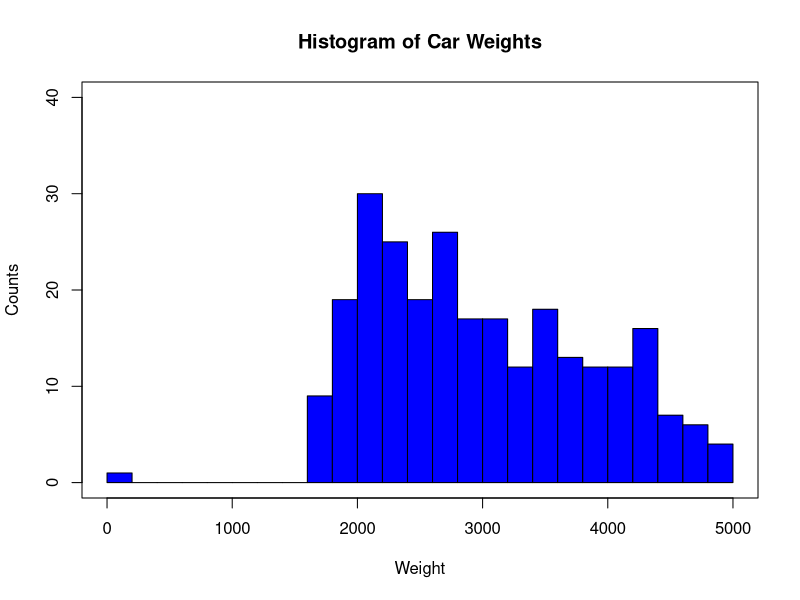
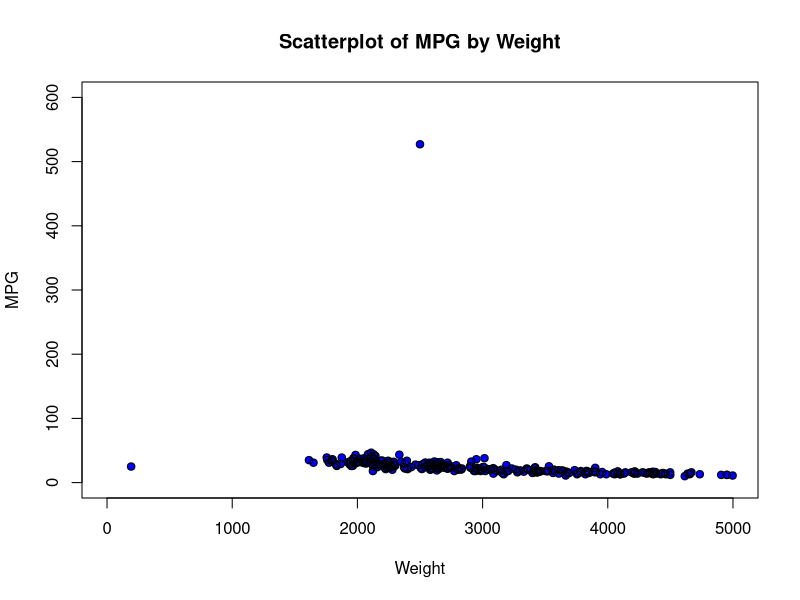
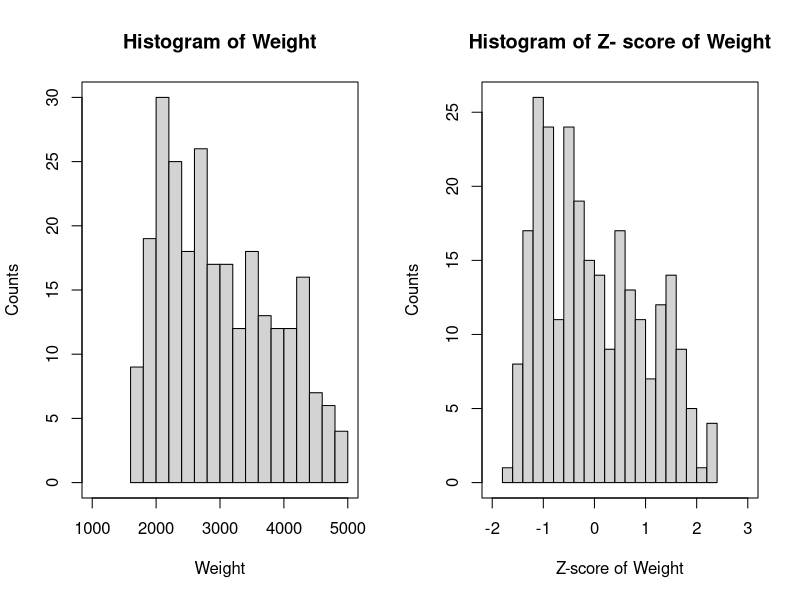
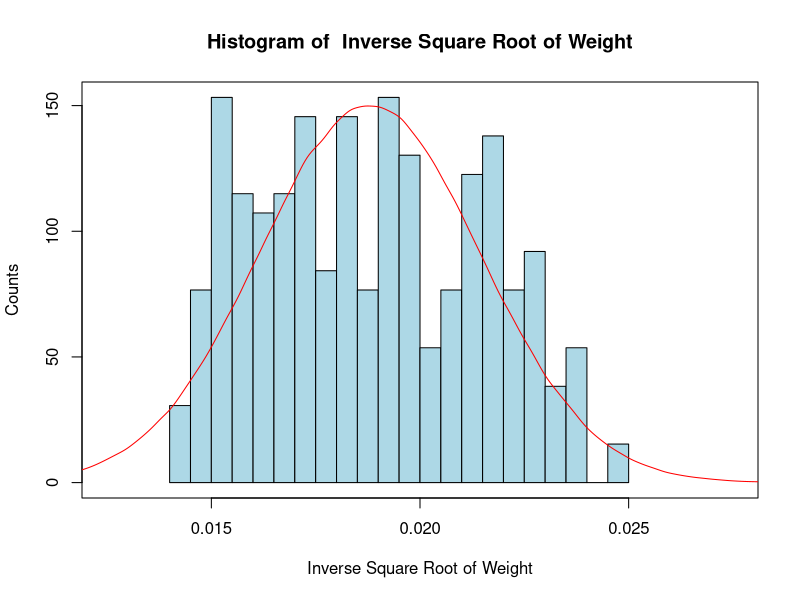
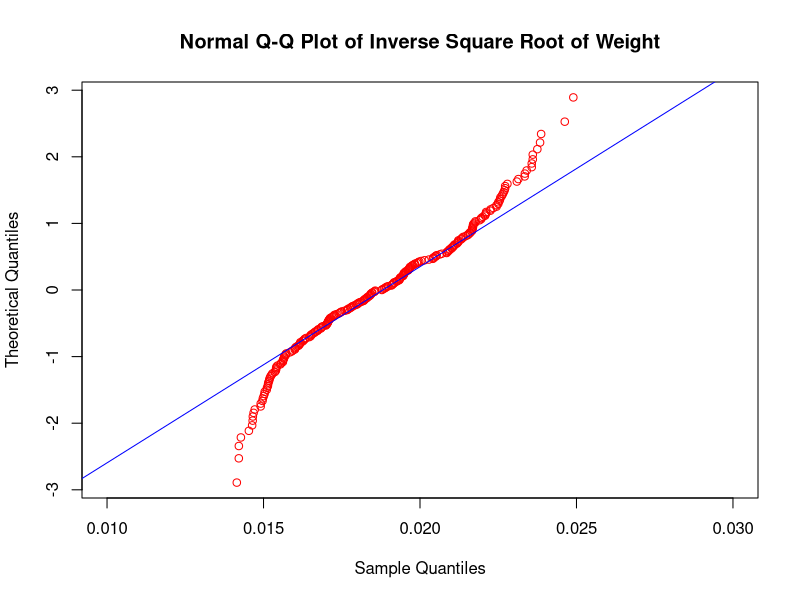

R code for these plots, in order:
          #####################
          ##    Chapter 1    ##
          #####################

# GETTING STARTED WITH R

# Comments, indents, and semicolons
  # Anything prefaced by a pound sign (#) is a comment.
  # Comments are not executed by R. Instead, they explain what the code is doing.
  # Indented code (that is not a comment) will run in R as if it was on one line
  # Code separated by semicolons will run as if the code was on separate lines,
  # with the semicolon marking the line break

# Open a dataset and display the data
  # Replace “C:/…/” with the exact location of the file you want to open
  cars <- read.csv(file = "cars.txt", stringsAsFactors = FALSE)
  cars # To display the whole dataset, type the dataset name
  head(cars) # Display the first few records of a dataset
  names(cars) # Display variable names of a data frame, one kind of data in R
  cars$weight # Look at only the weight variable within data frame cars
  
# Matrices
  # Create a matrix with three rows, two columns, and every value equal to 0.0
  mat <- matrix(0.0, nrow = 3, ncol = 2); mat
  colnames(mat) <- c("Var 1", "Var 2") # Give a matrix variable names
  colnames(mat) # Display variable names of a matrix
  
# Subset data and declare new variables
  cars.rsub <- cars[1:50,] # Subset the data by rows
  cars.csub <- cars[,1:3] # Subset by columns
  cars.rcsub <- cars[c(1,3,5), c(2,4)] # Subset by specific rows and columns
  cars.vsub <- cars[which(cars$mpg> 30),] # Subset by a logical condition

# To declare new variables, type the variable name, a left-arrow, then the value of the variable
  firstletter <- 'a'
  weight <- cars$weight

# Display more than one figure at a time
  par(mfrow=c(1,1)) # plots one figure; the default setting
  par(mfrow=c(2,3)) # plots six figures: three in the top row, three in the bottom row
  # Plots will fill the plot space row by row
  
# Download and install an R Package
  # Example: ggplot2, from Chapter 3. install.packages("ggplot2")
  # Pick any CRAN mirror, as shown
  # Open the new package
  #install.packages("ggplot2")
  library(ggplot2)
  
  
  
          #####################
          ##    Chapter 2    ##
          #####################
  
# READ IN THE CARS AND CARS2 DATASETS
  cars <- read.csv("cars.txt", stringsAsFactors = FALSE)
  cars2 <- read.csv("cars2.txt", stringsAsFactors = FALSE)
  
# MISSING DATA
  # Look at four variables from cars
  cars.4var <- cars[, c(1, 3, 4, 8)]
  head(cars.4var)
  
  # Make certain entries missing
  cars.4var[2,2] <- cars.4var[4,4] <- NA
  head(cars.4var)
  
  # Replace missing values with constants
  cars.4var[2,2] <- 0
  cars.4var[4,4] <- "Missing"
  head(cars.4var)
  
  # Replace values with mean and mode
  cars.4var[2,2] <- mean(na.omit(cars.4var$cubicinches))
  our_table <- table(cars.4var$brand)
  our_mode <- names(our_table)[our_table == max(our_table)]
  cars.4var[4,4] <- our_mode
  head(cars.4var)
  
  # Generate random observations
  obs_brand <- sample(na.omit(cars.4var$brand), 1)
  obs_cubicinches <- sample(na.omit(cars.4var$cubicinches), 1)
  cars.4var[2,2] <- obs_cubicinches
  cars.4var[4,4] <- obs_brand
  head(cars.4var)
  
# CREATE A HISTOGRAM
  # Set up the plot area
  par(mfrow = c(1,1))
  
  # Create the histogram bars
  hist(cars2$weight,
       breaks = 30,
       xlim = c(0, 5000),
       col = "blue",
       border = "black",
       ylim = c(0, 40),
       xlab = "Weight",
       ylab = "Counts",
       main = "Histogram of Car Weights")
  
  # Make a box around the plot
  box(which = "plot", lty = "solid", col = "black")
  
# CREATE A SCATTERPLOT
  plot(cars2$weight, cars2$mpg,
       xlim = c(0, 5000), ylim = c(0, 600),
       xlab = "Weight", ylab = "MPG",
       main = "Scatterplot of MPG by Weight",
       type = "p", pch = 16, col = "blue")
  
  #Add open black circles
  points(cars2$weight, cars2$mpg,
         type = "p", col = "black")
  
# DESCRIPTIVE STATISTICS
  mean(cars$weight) # Mean
  median(cars$weight) # Median
  length(cars$weight) # Number of observations
  sd(cars$weight) # Standard deviation
  summary(cars$weight) # Min, Q1, Median, Mean, Q3, Max
  
# TRANSFORMATIONS
  # Min-max normalization
  summary(cars$weight)
  mi <- min(cars$weight)
  ma <- max(cars$weight)
  minmax.weight <- (cars$weight - mi)/(ma - mi)
  minmax.weight
  
  # Z-score standarization
  m <- mean(cars$weight); s <- sd(cars$weight)
  z.weight <- (cars$weight - m)/s
  z.weight
  length(cars$weight)
  
  # Decimal scaling
  max(abs(cars$weight)) # 4 digits
  d.weight <- cars$weight/(10^4); d.weight
  
# SIDE-BY-SIDE HISTOGRAMS
  par(mfrow = c(1,2))
  
  # Create two histograms
  hist(cars$weight, breaks = 20, xlim = c(1000, 5000),
       main = "Histogram of Weight", xlab = "Weight", ylab = "Counts")
  box(which = "plot", lty = "solid", col = "black")
  hist(z.weight, breaks = 20, xlim = c(-2, 3),
       main = "Histogram of Z- score of Weight",
       xlab = "Z-score of Weight", ylab = "Counts")
  box(which = "plot", lty = "solid", col = "black")
  
# SKEWNESS
  (3*(mean(cars$weight) - median(cars$weight)))/sd(cars$weight)
  (3*(mean(z.weight) - median(z.weight)))/sd(z.weight)
  
# TRANSFORMATIONS FOR NORMALITY
  sqrt.weight <- sqrt(cars$weight) # Square root
  sqrt.weight_skew <- (3*(mean(sqrt.weight) - median(sqrt.weight))) / sd(sqrt.weight)
  ln.weight <- log(cars$weight) # Natural log
  ln.weight_skew <- (3*(mean(ln.weight) - median(ln.weight))) / sd(ln.weight)
  invsqrt.weight <- 1 / sqrt(cars$weight) # Inverse square root
  invsqrt.weight_skew <- (3*(mean(invsqrt.weight) - median(invsqrt.weight))) /sd(invsqrt.weight)
  
# HISTOGRAM WITH NORMAL DISTRIBUTION OVERLAY
  par(mfrow=c(1,1))
  x <- rnorm(1000000, mean = mean (invsqrt.weight),
             sd = sd(invsqrt.weight))
  hist(invsqrt.weight, breaks = 30, xlim = c(0.0125, 0.0275),
       col = "lightblue", prob = TRUE, border = "black",
       xlab = "Inverse Square Root of Weight",
       ylab = "Counts", main = "Histogram of  Inverse Square Root of Weight")
  box(which = "plot", lty = "solid", col="black")
  
  # Overlay with  Normal density
  lines(density(x), col = "red")
  
# NORMAL Q-Q PLOT
  qqnorm(invsqrt.weight, datax = TRUE, col = "red", ylim = c(0.01, 0.03),
         main = "Normal Q-Q Plot of Inverse Square Root of Weight")
  qqline(invsqrt.weight, col = "blue", datax = TRUE)
  
# DE-TRANSFORM DATA
  # Transform x using y = 1 / sqrt(x)
  x <- cars$weight[1]; y <- 1 / sqrt(x)
  
  # Detransform x using x = 1 / (y)^2
  detransformedx <- 1 / y^2
  x; y; detransformedx
  
# CREATE INDICATOR VARIABLES
  north_flag <- east_flag <- south_flag <- c(rep(NA, 10))
  region <- c(rep(c("north", "south", "east", "west"),2), "north", "south")
  
  # Change the region variable to indicators
  for (i in 1:length(region)) {
    if(region[i] == "north") north_flag[i] = 1
    else north_flag[i] = 0
    if(region[i] == "east") east_flag[i] = 1
    else east_flag[i] = 0
    if(region[i] == "south") south_flag[i] = 1
    else south_flag[i] = 0
  }
  north_flag; east_flag; south_flag
  
# INDEX FIELDS
  # Data frames have an index field;
  # the left-most column
  cars
  cars[order(cars$mpg),]
  
  # For vectors or matrices,
  # add a column to act as an index field
  x <- c(1,1,3:1,1:4,3); y <- c(9,9:1)
  z <- c(2,1:9)
  matrix <- t(rbind(x,y,z)); matrix
  indexed_m <- cbind(c(1:length(x)), matrix); indexed_m
  indexed_m[order(z),]
  
# DUPLICATE RECORDS
  # For number of duplicate records, use anyDuplicated
  anyDuplicated(cars)
  
  # To examine each record, use Duplicated
  duplicated(cars)
  # ‘True’: record is a duplicate,
  # ‘False’: record is not a duplicate
  
  # Let's duplicate the first record
  new.cars <- rbind(cars, cars[1,])
  
  # Check for duplicates
  anyDuplicated(new.cars)
  
  # The 262nd record is a duplicate
  duplicated(new.cars)
  
#